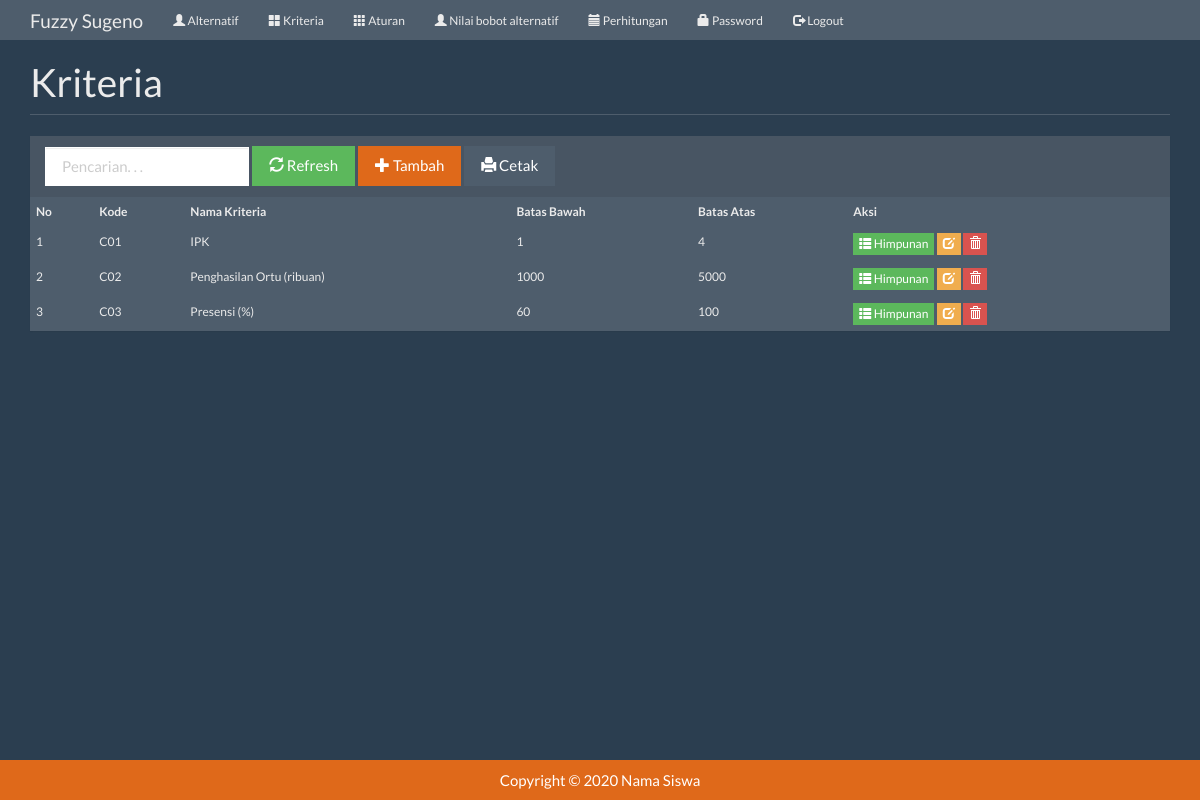
Page /index.php?m=kriteria (signed in) on the committed database.
### tables this page shows
CREATE TABLE `tb_kriteria` (
  `kode_kriteria` varchar(16) NOT NULL,
  `nama_kriteria` varchar(255) NOT NULL,
  `batas_bawah` double NOT NULL,
  `batas_atas` double NOT NULL,
  PRIMARY KEY (`kode_kriteria`)
);

### config.php (called while the page is built)
<?php
$config["server"] = 'localhost';
$config["username"] = 'root';
$config["password"] = '';
$config["database_name"] = 'fuzzy-sugeno';

### functions.php (called while the page is built, shortened)
<?php
include 'config.php';
include 'includes/db.php';
$db = new DB($config['server'], $config['username'], $config['password'], $config['database_name']);
include 'includes/general.php';

### includes/general.php (called while the page is built, shortened)
<?php
function esc_field($str)
{
    if (!get_magic_quotes_gpc())
        return addslashes($str);
    else
        return $str;
}

### includes/db.php (called while the page is built, shortened)
<?php
class DB
{
    var $conn = null;
    public function __construct($host, $username, $passwd, $dbname)
    {
        $this->conn = mysqli_connect($host, $username, $passwd, $dbname);
    }
    public function query($sql)
    {
        $query = mysqli_query($this->conn, $sql) or die('<pre>Error mysqli_query: ' . mysqli_error($this->conn) . '<br />' . $sql . '</pre>');
        return $query;
    }
    public function get_results($sql)
    {
        $query = $this->query($sql);
        $arr = array();
        while ($row = mysqli_fetch_object($query)) {
            $arr[] = $row;
        }
        return $arr;
    }
}

### kriteria.php (the view, shortened to what this page needs)
<div class="page-header">
    <h1>Kriteria</h1>
</div>
<div class="panel panel-default">
    <div class="panel-heading">
        <form class="form-inline">
            <div class="form-group">
                <input class="form-control" type="text" placeholder="Pencarian. . ." name="q" value="<?= $_GET['q'] ?>" />
            </div>
            <div class="form-group">
                <button class="btn btn-success"><span class="glyphicon glyphicon-refresh"></span> Refresh</a>
            </div>
            <div class="form-group">
                <a class="btn btn-primary" href="?m=kriteria_tambah"><span class="glyphicon glyphicon-plus"></span> Tambah</a>
            </div>
            <div class="form-group">
                <a class="btn btn-default" href="cetak.php?m=kriteria&a=<?= $_GET['q'] ?>" target="_blank"><span class="glyphicon glyphicon-print"></span> Cetak</a>
            </div>
        </form>
    </div>
    <table class="table table-bordered table-hover table-striped">
        <thead>
            <tr>
                <th>No</th>
                <th>Kode</th>
                <th>Nama Kriteria</th>
                <th>Batas Bawah</th>
                <th>Batas Atas</th>
                <th>Aksi</th>
            </tr>
        </thead>
        <?php
        $q = esc_field($_GET['q']);
        $rows = $db->get_results("SELECT * FROM tb_kriteria WHERE nama_kriteria LIKE '%$q%' ORDER BY kode_kriteria");
        $no = 0;
        foreach ($rows as $row) : ?>
            <tr>
                <td><?= ++$no ?></td>
                <td><?= $row->kode_kriteria ?></td>
                <td><?= $row->nama_kriteria ?></td>
                <td><?= $row->batas_bawah ?></td>
                <td><?= $row->batas_atas ?></td>
                <td>
                    <a class="btn btn-xs btn-success" href="?m=kriteria_himpunan&ID=<?= $row->kode_kriteria ?>"><span class="glyphicon glyphicon-th-list"></span> Himpunan</a>
                    <a class="btn btn-xs btn-warning" href="?m=kriteria_ubah&ID=<?= $row->kode_kriteria ?>"><span class="glyphicon glyphicon-edit"></span></a>
                    <a class="btn btn-xs btn-danger" href="aksi.php?act=kriteria_hapus&ID=<?= $row->kode_kriteria ?>" onclick="return confirm('Hapus data?')"><span class="glyphicon glyphicon-trash"></span></a>
                </td>
            </tr>
        <?php endforeach; ?>
    </table>
</div>

### assets/css/general.css (style rules this page uses)
html { position: relative; min-height: 100%; }
body { margin-bottom: 70px; }
.page-header { margin-top: 0; padding-bottom: 0; }
.page-header h1 { margin-top: 0; }

### rows in the picture
tb_kriteria: kode_kriteria "C01", nama_kriteria "IPK", batas_bawah "1", batas_atas "4"
tb_kriteria: kode_kriteria "C02", nama_kriteria "Penghasilan Ortu (ribuan)", batas_bawah "1000", batas_atas "5000"
tb_kriteria: kode_kriteria "C03", nama_kriteria "Presensi (%)", batas_bawah "60", batas_atas "100"
